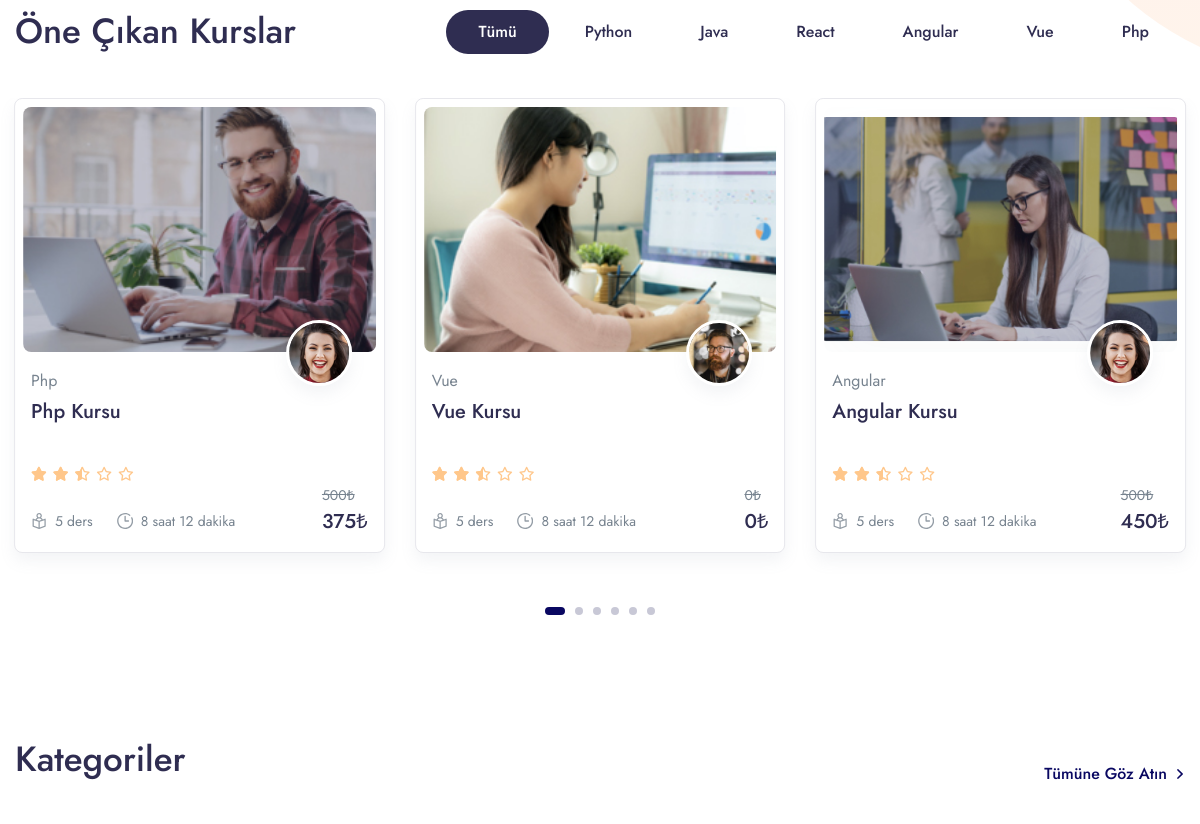
/ (middle part), run on an earlier commit of the app's database.
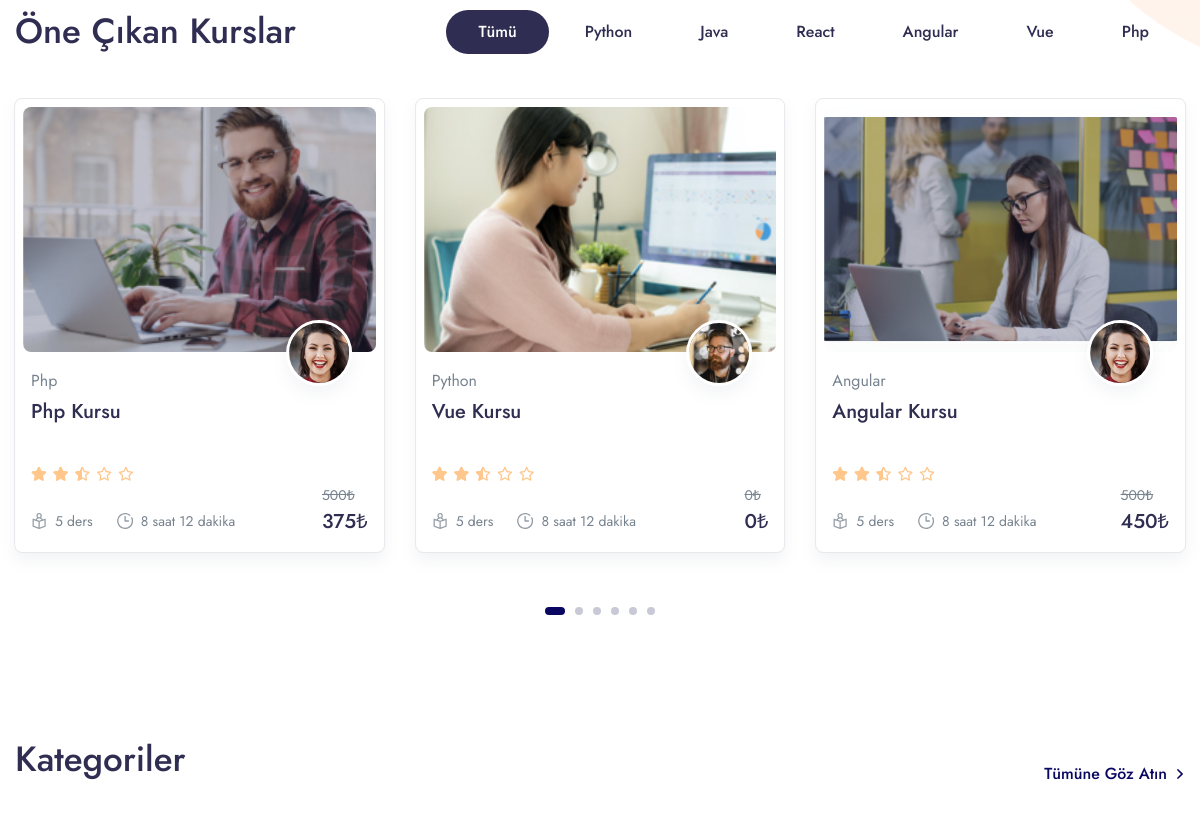
And on a later commit of the database.
### app/models.py (models this page shows, shortened)
class Course(models.Model):
    STATUS = (
        ('PUBLISH','PUBLISH'),
        ('DRAFT','DRAFT'),
    )
    featured_image = models.ImageField(upload_to="Media/featured_img",null=True)
    featured_video = models.CharField(max_length = 300, null=True)
    title = models.CharField(max_length=500)
    created_at = models.DateField(auto_now_add=True)
    author = models.ForeignKey(Author,on_delete=models.CASCADE,null=True)
    category =models.ForeignKey(Categories,on_delete=models.CASCADE)
    level=models.ForeignKey(Level,on_delete=models.CASCADE,null=True)
    description = models.TextField()
    price = models.IntegerField(null=True,default=0)
    discount = models.IntegerField(null=True)
    slug = models.SlugField(default='',max_length=500,null=True,blank=True)
    status=models.CharField(choices=STATUS,max_length=100,null=True)
    def get_absolute_url(self):
        from django.urls import reverse
        return reverse("course_details",kwargs={'slug':self.slug})

class Categories(models.Model):
    icon = models.CharField(max_length=200,null=True)
    name = models.CharField(max_length=200)

class Author(models.Model):
    author_profile = models.ImageField(upload_to="Media/author")
    name = models.CharField(max_length=100, null=True)
    about_author = models.TextField()

### CourseMasterApp/views.py (the view)
# urls.py: path('',views.HOME,name='home'),
def HOME(request):
    category = Categories.objects.all().order_by("id")[0:6]
    course = Course.objects.filter(status="PUBLISH").order_by('-id')
    context ={
        'category':category,
        'course':course
    }
    return render(request,'Main/home.html',context)

### app/templatetags/course_tags.py (called while the page is built)
@register.simple_tag
def discount_calculation(price,discount):
    if discount is None or discount is 0:
        return price
    sellprice = price
    sellprice = price - (price * discount/100)
    return math.floor(sellprice)

### templates/Main/home.html (shortened to what the changed rows need)
{% extends "base.html" %} {% load static %} {% block content %}
{% load course_tags %}
    <section class="pt-5 pb-9 py-md-11 bg-white">
      <div class="container container-wd">
        <div class="row align-items-end mb-7">
          <div class="col-xl mb-5 mb-xl-0">
            <h1 class="mb-1">Öne Çıkan Kurslar</h1>
          </div>
        </div>
        <div class="tab-content flickity-tab" id="pills-tabContent">
          <div
            class="tab-pane fade show active"
            id="pills-all"
            role="tabpanel"
            aria-labelledby="pills-all-tab"
          >
            <div
              class="mx-n4 flickity-button-outset"
              data-flickity='{"pageDots": true, "prevNextButtons": true, "cellAlign": "left", "wrapAround": true, "imagesLoaded": true}'
            >
              {% for i in course %}
              <div
                class="col-12 col-md-6 col-xl-4 col-wd-3 pb-4 pb-md-7"
                style="padding-right: 15px; padding-left: 15px"
              >
                <div class="card border shadow p-2 rounded-lg sk-fade">
                  <div class="card-zoom position-relative">
                    <a
                      href="{{i.get_absolute_url}}"
                      class="card-img sk-thumbnail img-ratio-9 d-block"
                    >
                      <img
                        class="rounded shadow-light-lg"
                        src="{{i.featured_image}}"
                        alt="..."
                      />
                    </a>
                  </div>
                  <div class="card-footer px-2 pb-2 mb-1 pt-4 position-relative">
                    <a href="{{i.get_absolute_url}}" class="d-block">
                      <div
                        class="avatar avatar-xl badge-float position-absolute top-0 right-0 mt-n6 me-5 rounded-circle shadow border border-white border-w-lg"
                      >
                        <img
                          src="{{i.author.author_profile}}"
                          alt="..."
                          class="avatar-img rounded-circle"
                        />
                      </div>
                    </a>
                    <a href="course-single-v5.html"
                      ><span class="mb-1 d-inline-block text-gray-800"
                        >{{i.category.name}}</span
                      ></a
                    >
                    <div class="position-relative">
                      <a
                        href="{{i.get_absolute_url}}"
                        class="d-block stretched-link"
                      >
                        <h4
                          class="line-clamp-2 h-md-48 h-lg-58 me-md-6 me-lg-10 me-xl-4 mb-2"
                        >
                          {{i.title}}
                        </h4>
                      </a>
                      <div class="d-lg-flex align-items-end flex-wrap mb-n1">
                        <div class="star-rating mb-2 mb-lg-0 me-lg-3">
                          <div class="rating" style="width: 50%"></div>
                        </div>
                      </div>
                      <div class="row mx-n2 align-items-end">
                        <div class="col px-2">
                          <ul class="nav mx-n3">
                            <li class="nav-item px-3">
                              <div class="d-flex align-items-center">
                                <div class="me-2 d-flex icon-uxs text-secondary">
                                </div>
                                <div class="font-size-sm">5 ders</div>
                              </div>
                            </li>
                            <li class="nav-item px-3">
                              <div class="d-flex align-items-center">
                                <div class="me-2 d-flex icon-uxs text-secondary">
                                </div>
                                <div class="font-size-sm">8 saat 12 dakika</div>
                              </div>
                            </li>
                          </ul>
                        </div>
                        <div class="col-auto px-2 text-right">
                          <del class="font-size-sm">{{i.price}}₺</del>
                          <ins class="h4 mb-0 d-block mb-lg-n1">{% discount_calculation i.price i.discount %}₺</ins>
                        </div>
                      </div>
                    </div>
                  </div>
                </div>
              </div>
              {% endfor %}
        </div>
      </div>
    </section>
<section class="py-5 py-md-8 bg-white">
  <div class="container container-wd">
    <div class="row align-items-end mb-md-7 mb-4">
      <div class="col-md mb-4 mb-md-0">
        <h1 class="mb-1">Kategoriler</h1>
      </div>
    </div>
  </div>
</section>
{% endblock content %}

What changed in the data, as far as the page shows it:
changed Course "Vue Kursu": category.name "Vue" → "Python"
